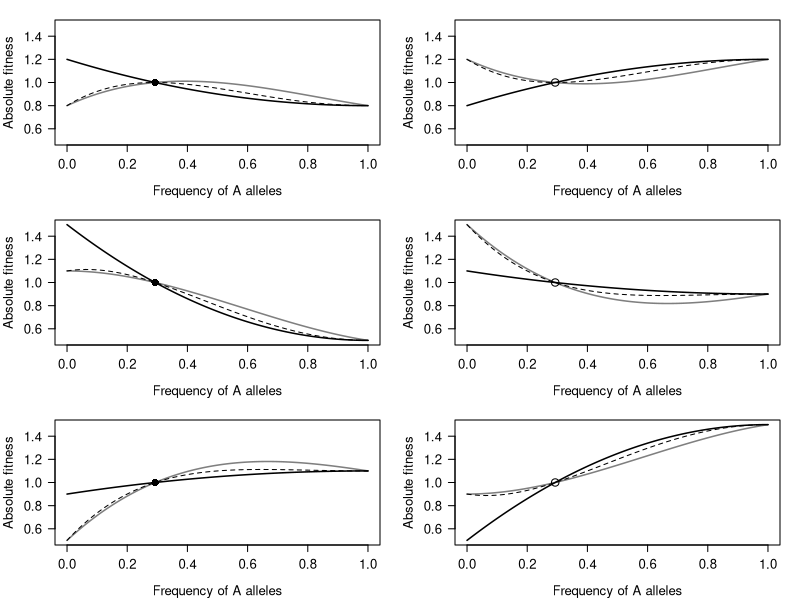
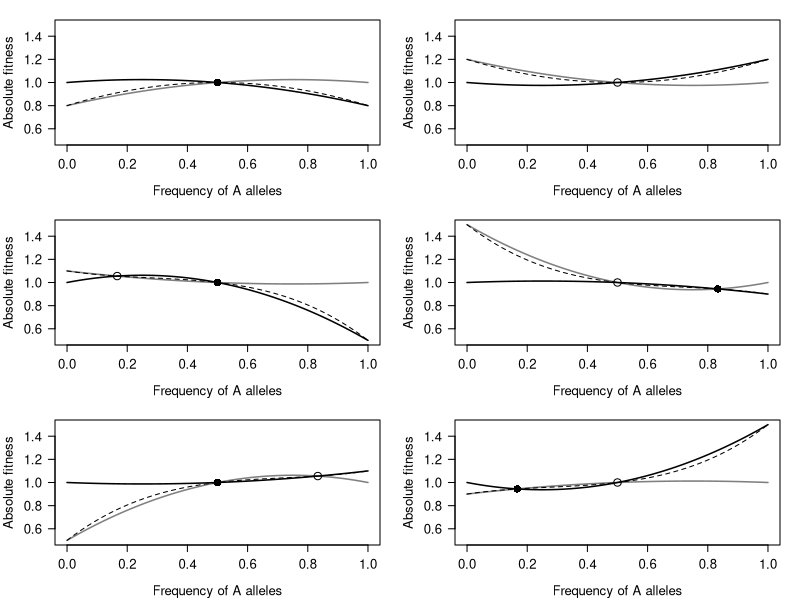
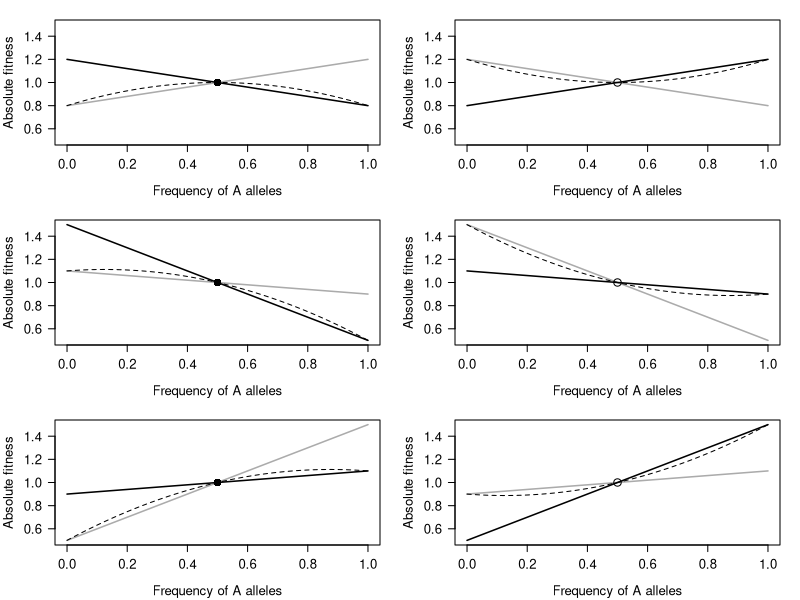

The R source for these figures, in order:
# Figure presentation for fitness functions

##########
#Main Figure: dominant case

svg("AsymFDSdomi.svg", width=6, height=8)

par(mfrow=c(3,2))
par(mai=c(0.55, 0.55, 0.20, 0.20))

W_AA = function(x) (b12+b2)*(4*x-2*x^2-1)+1
W_Aa = function(x) (b12+b2)*(4*x-2*x^2-1)+1
W_aa = function(x) (b12-b2)*(4*x-2*x^2-1)+1

W_A = function(x) x*W_AA(x)+(1-x)*W_Aa(x)
W_a = function(x) x*W_Aa(x)+(1-x)*W_aa(x)

b2 = -0.2; b12 = 0.0
curve(W_A,ylim=c(0.5,1.5),las=1,ylab="Absolute fitness",xlab="Frequency of A alleles",cex.axis=1.2,cex.lab=1.2,col=grey(0.0,1.0),lwd=1.5)
curve(W_a, add=T,lty=1,col=grey(0.0,0.5),lwd=1.5)
curve(x*W_A(x)+(1-x)*W_a(x),add=T,lty=2)
points(0.293,0.293*W_A(0.293)+(1-0.293)*W_a(0.293),pch=16,cex=1.5)

b2 = 0.2; b12 = 0.0
curve(W_A,ylim=c(0.5,1.5),las=1,ylab="Absolute fitness",xlab="Frequency of A alleles",cex.axis=1.2,cex.lab=1.2,col=grey(0.0,1.0),lwd=1.5)
curve(W_a, add=T,lty=1,col=grey(0.0,0.5),lwd=1.5)
curve(x*W_A(x)+(1-x)*W_a(x),add=T,lty=2)
points(0.293,0.293*W_A(0.293)+(1-0.293)*W_a(0.293),pch=1,cex=1.5)

b2 = -0.2; b12 = -0.3
curve(W_A,ylim=c(0.5,1.5),las=1,ylab="Absolute fitness",xlab="Frequency of A alleles",cex.axis=1.2,cex.lab=1.2,col=grey(0.0,1.0),lwd=1.5)
curve(W_a, add=T,lty=1,col=grey(0.0,0.5),lwd=1.5)
curve(x*W_A(x)+(1-x)*W_a(x),add=T,lty=2)
points(0.293,0.293*W_A(0.293)+(1-0.293)*W_a(0.293),pch=16,cex=1.5)

b2 = 0.2; b12 = -0.3
curve(W_A,ylim=c(0.5,1.5),las=1,ylab="Absolute fitness",xlab="Frequency of A alleles",cex.axis=1.2,cex.lab=1.2,col=grey(0.0,1.0),lwd=1.5)
curve(W_a, add=T,lty=1,col=grey(0.0,0.5),lwd=1.5)
curve(x*W_A(x)+(1-x)*W_a(x),add=T,lty=2)
points(0.293,0.293*W_A(0.293)+(1-0.293)*W_a(0.293),pch=1,cex=1.5)

b2 = -0.2; b12 = 0.3
curve(W_A,ylim=c(0.5,1.5),las=1,ylab="Absolute fitness",xlab="Frequency of A alleles",cex.axis=1.2,cex.lab=1.2,col=grey(0.0,1.0),lwd=1.5)
curve(W_a, add=T,lty=1,col=grey(0.0,0.5),lwd=1.5)
curve(x*W_A(x)+(1-x)*W_a(x),add=T,lty=2)
points(0.293,0.293*W_A(0.293)+(1-0.293)*W_a(0.293),pch=16,cex=1.5)

b2 = 0.2; b12 = 0.3
curve(W_A,ylim=c(0.5,1.5),las=1,ylab="Absolute fitness",xlab="Frequency of A alleles",cex.axis=1.2,cex.lab=1.2,col=grey(0.0,1.0),lwd=1.5)
curve(W_a, add=T,lty=1,col=grey(0.0,0.5),lwd=1.5)
curve(x*W_A(x)+(1-x)*W_a(x),add=T,lty=2)
points(0.293,0.293*W_A(0.293)+(1-0.293)*W_a(0.293),pch=1,cex=1.5)

dev.off()


############
# Supp Figure: additive case

svg("AsymFDSadd.svg", width=6, height=8)

par(mfrow=c(3,2))
par(mai=c(0.55, 0.55, 0.20, 0.20))

W_AA = function(x) (b12+b2)*(2*x-1)+1
W_Aa = function(x) 1
W_aa = function(x) (b12-b2)*(2*x-1)+1

W_A = function(x) x*W_AA(x)+(1-x)*W_Aa(x)
W_a = function(x) x*W_Aa(x)+(1-x)*W_aa(x)

b2 = -0.2; b12 = 0
curve(W_A,ylim=c(0.5,1.5),las=1,ylab="Absolute fitness",xlab="Frequency of A alleles",cex.axis=1.2,cex.lab=1.2,col=grey(0.0,1.0),lwd=1.5)
curve(W_a, add=T,lty=1,col=grey(0.0,0.5),lwd=1.5)
curve(x*W_A(x)+(1-x)*W_a(x),add=T,lty=2)
points(0.5,0.5*W_A(0.5)+(1-0.5)*W_a(0.5),pch=16,cex=1.5)

b2 = 0.2; b12 = 0
curve(W_A,ylim=c(0.5,1.5),las=1,ylab="Absolute fitness",xlab="Frequency of A alleles",cex.axis=1.2,cex.lab=1.2,col=grey(0.0,1.0),lwd=1.5)
curve(W_a, add=T,lty=1,col=grey(0.0,0.5),lwd=1.5)
curve(x*W_A(x)+(1-x)*W_a(x),add=T,lty=2)
points(0.5,0.5*W_A(0.5)+(1-0.5)*W_a(0.5),pch=1,cex=1.5)

b2 = -0.2; b12 = -0.3
curve(W_A,ylim=c(0.5,1.5),las=1,ylab="Absolute fitness",xlab="Frequency of A alleles",cex.axis=1.2,cex.lab=1.2,col=grey(0.0,1.0),lwd=1.5)
curve(W_a, add=T,lty=1,col=grey(0.0,0.5),lwd=1.5)
curve(x*W_A(x)+(1-x)*W_a(x),add=T,lty=2)
points(0.5,0.5*W_A(0.5)+(1-0.5)*W_a(0.5),pch=16,cex=1.5)
p2 = 0.5*(b12-b2)/b12
points(p2,p2*W_A(p2)+(1-p2)*W_a(p2),pch=1,cex=1.5)

b2 = 0.2; b12 = -0.3
curve(W_A,ylim=c(0.5,1.5),las=1,ylab="Absolute fitness",xlab="Frequency of A alleles",cex.axis=1.2,cex.lab=1.2,col=grey(0.0,1.0),lwd=1.5)
curve(W_a, add=T,lty=1,col=grey(0.0,0.5),lwd=1.5)
curve(x*W_A(x)+(1-x)*W_a(x),add=T,lty=2)
points(0.5,0.5*W_A(0.5)+(1-0.5)*W_a(0.5),pch=1,cex=1.5)
p2 = 0.5*(b12-b2)/b12
points(p2,p2*W_A(p2)+(1-p2)*W_a(p2),pch=16,cex=1.5)

b2 = -0.2; b12 = 0.3
curve(W_A,ylim=c(0.5,1.5),las=1,ylab="Absolute fitness",xlab="Frequency of A alleles",cex.axis=1.2,cex.lab=1.2,col=grey(0.0,1.0),lwd=1.5)
curve(W_a, add=T,lty=1,col=grey(0.0,0.5),lwd=1.5)
curve(x*W_A(x)+(1-x)*W_a(x),add=T,lty=2)
points(0.5,0.5*W_A(0.5)+(1-0.5)*W_a(0.5),pch=16,cex=1.5)
p2 = 0.5*(b12-b2)/b12
points(p2,p2*W_A(p2)+(1-p2)*W_a(p2),pch=1,cex=1.5)

b2 = 0.2; b12 = 0.3
curve(W_A,ylim=c(0.5,1.5),las=1,ylab="Absolute fitness",xlab="Frequency of A alleles",cex.axis=1.2,cex.lab=1.2,col=grey(0.0,1.0),lwd=1.5)
curve(W_a, add=T,lty=1,col=grey(0.0,0.5),lwd=1.5)
curve(x*W_A(x)+(1-x)*W_a(x),add=T,lty=2)
points(0.5,0.5*W_A(0.5)+(1-0.5)*W_a(0.5),pch=1,cex=1.5)
p2 = 0.5*(b12-b2)/b12
points(p2,p2*W_A(p2)+(1-p2)*W_a(p2),pch=16,cex=1.5)

dev.off()

###########
# Supp Figure: inbred case

svg("AsymFDSinbred.svg", width=6, height=8)

par(mfrow=c(3,2))
par(mai=c(0.55, 0.55, 0.20, 0.20))

b2 = -0.2; b12 = 0
curve((b12+b2)*(2*x-1)+1,ylim=c(0.5,1.5),
      las=1,ylab="Absolute fitness",xlab="Frequency of A alleles",
      cex.axis=1.2,cex.lab=1.2,col=grey(0.0,1.0),lwd=1.5)
curve((b12-b2)*(2*x-1)+1,add=T,col=grey(0.0,0.33),lwd=1.5)
curve(2*b2*x*(2*x-1)+(b12-b2)*(2*x-1)+1,add=T,lty=2)
points(0.5,1,pch=16,cex=1.5)

b2 = 0.2; b12 = 0
curve((b12+b2)*(2*x-1)+1,ylim=c(0.5,1.5),
      las=1,ylab="Absolute fitness",xlab="Frequency of A alleles",
      cex.axis=1.2,cex.lab=1.2,col=grey(0.0,1.0),lwd=1.5)
curve((b12-b2)*(2*x-1)+1,add=T,col=grey(0.0,0.33),lwd=1.5)
curve(2*b2*x*(2*x-1)+(b12-b2)*(2*x-1)+1,add=T,lty=2)
points(0.5,1,pch=1,cex=1.5)

b2 = -0.2; b12 = -0.3
curve((b12+b2)*(2*x-1)+1,ylim=c(0.5,1.5),
      las=1,ylab="Absolute fitness",xlab="Frequency of A alleles",
      cex.axis=1.2,cex.lab=1.2,col=grey(0.0,1.0),lwd=1.5)
curve((b12-b2)*(2*x-1)+1,add=T,col=grey(0.0,0.33),lwd=1.5)
curve(2*b2*x*(2*x-1)+(b12-b2)*(2*x-1)+1,add=T,lty=2)
points(0.5,(b12+b2)*(2*0.5-1)+1,pch=16,cex=1.5)

b2 = 0.2; b12 = -0.3
curve((b12+b2)*(2*x-1)+1,ylim=c(0.5,1.5),
      las=1,ylab="Absolute fitness",xlab="Frequency of A alleles",
      cex.axis=1.2,cex.lab=1.2,col=grey(0.0,1.0),lwd=1.5)
curve((b12-b2)*(2*x-1)+1,add=T,col=grey(0.0,0.33),lwd=1.5)
curve(2*b2*x*(2*x-1)+(b12-b2)*(2*x-1)+1,add=T,lty=2)
points(0.5,(b12+b2)*(2*0.5-1)+1,pch=1,cex=1.5)

b2 = -0.2; b12 = 0.3
curve((b12+b2)*(2*x-1)+1,ylim=c(0.5,1.5),
      las=1,ylab="Absolute fitness",xlab="Frequency of A alleles",
      cex.axis=1.2,cex.lab=1.2,col=grey(0.0,1.0),lwd=1.5)
curve((b12-b2)*(2*x-1)+1,add=T,col=grey(0.0,0.33),lwd=1.5)
curve(2*b2*x*(2*x-1)+(b12-b2)*(2*x-1)+1,add=T,lty=2)
points(0.5,(b12+b2)*(2*0.5-1)+1,pch=16,cex=1.5)

b2 = 0.2; b12 = 0.3
curve((b12+b2)*(2*x-1)+1,ylim=c(0.5,1.5),
      las=1,ylab="Absolute fitness",xlab="Frequency of A alleles",
      cex.axis=1.2,cex.lab=1.2,col=grey(0.0,1.0),lwd=1.5)
curve((b12-b2)*(2*x-1)+1,add=T,col=grey(0.0,0.33),lwd=1.5)
curve(2*b2*x*(2*x-1)+(b12-b2)*(2*x-1)+1,add=T,lty=2)
points(0.5,(b12+b2)*(2*0.5-1)+1,pch=1,cex=1.5)

dev.off()

